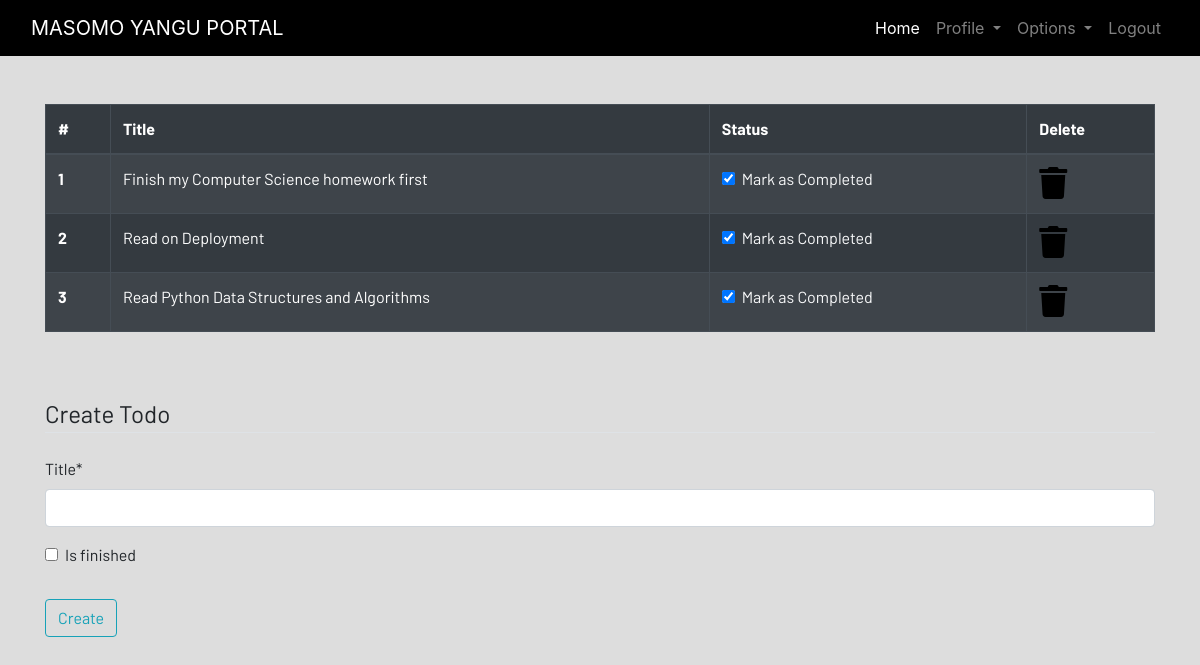
The page /todo/ (signed in) on the database its author committed.
### masomoyangu/models.py (models this page shows, shortened)
class Todo(models.Model):
    user = models.ForeignKey(User, on_delete=models.CASCADE)
    title = models.CharField(max_length=255)
    is_finished = models.BooleanField(default=False)
    class Meta:
        verbose_name = "Todo"
        verbose_name_plural = "Todos"

### masomoyangu/views.py (the view)
# urls.py: path('todo/', todo, name="todo"),
@login_required
def todo(request):
    if request.method == 'POST':
        form= TodoForm(request.POST)
        if form.is_valid():
            try:
                finished = request.POST['is_finished']
                if finished == 'on':
                    finished = True
                else:
                    finished = False
            except:
                finished = False
            todos = Todo(
                user = request.user,
                title = request.POST['title'],
                is_finished = finished
            )
            todos.save()
        messages.success(request, f"todo added successfully")
    else:
        form = TodoForm()
    todos = Todo.objects.filter(user=request.user)
    if len(todos) == 0:
        todos_done = True
    else:
        todos_done = False
    context={
        'todos':todos,
        'todos_done':todos_done,
        'form':form,
    }
    return render(request, 'masomoyangu/todo.html', context)

### masomoyangu/forms.py
class TodoForm(forms.ModelForm):
    class Meta:
        model = Todo
        fields = ['title', 'is_finished']

### masomoyangu/templates/masomoyangu/todo.html (shortened to what this page needs)
{% extends 'masomoyangu/base.html' %}
{% load static %}
{% load crispy_forms_tags %}
{% block content %}
<div class="container">
{% if not todos_done %}
    <table class="table table-striped table-bordered table-hover table-dark">
        <thead>
            <tr>
                <th scope="col">#</th>
                <th scope="col">Title</th>
                <th scope="col">Status</th>
                <th scope="col">Delete</th>
            </tr>
        </thead>
        <tbody>
            {% for todo in todos %}
            <tr>
                <th scope="row">{{forloop.counter}}</th>
                <td>{{todo.title}}</td>
                <td>
                    <a href="{% url 'update_todo' todo.id %}">
                        <div class="form-check">
                            {% if todo.is_finished == True %}
                            <input class="form-check-input" type="checkbox" value="" checked>
                            {% else %}
                            <input class="form-check-input" type="checkbox" value="">
                            {% endif %}
                            <label class="form-check-label text-light" for="flexCheckDefault">
                                Mark as Completed
                            </label>
                        </div>
                    </a>
                </td>
                <td><a href="{% url 'delete_todo' todo.id %}"><i class="fa fa-trash fa-2x"></i></a></td>
            </tr>
            {% endfor %}
        </tbody>
    </table>
{% else %}
    <h4>All tasks have been done!! create to add more</h4>
{% endif %}
</div><br><br>
<div class="container">
    <form method="POST">
        <fieldset class="form-group">
            <legend class="border-bottom mb-4">Create Todo</legend>
            {{form | crispy }}
        </fieldset>
        <div class="form-group">
            <button href="" class="btn btn-outline-info" type="submit">
                Create
            </button>
        </div>
    </form>
</div>
{% endblock content %}

### masomoyangu/static/css/main.css (style rules this page uses)
html { scroll-behavior: smooth; height: 100%; width: 100%; }
a { text-decoration: none !important; color: black; }
html, body { max-width: 100%; overflow-x: hidden; height: 100%; width: 100%; }
body { background-color: #dddddd; overflow-x: hidden; background-repeat: no-repeat; }
.fa { color: black; }

### rows shown on the page
Todo: title "Finish my Computer Science homework first"
Todo: title "Read on Deployment"
Todo: title "Read Python Data Structures and Algorithms"
